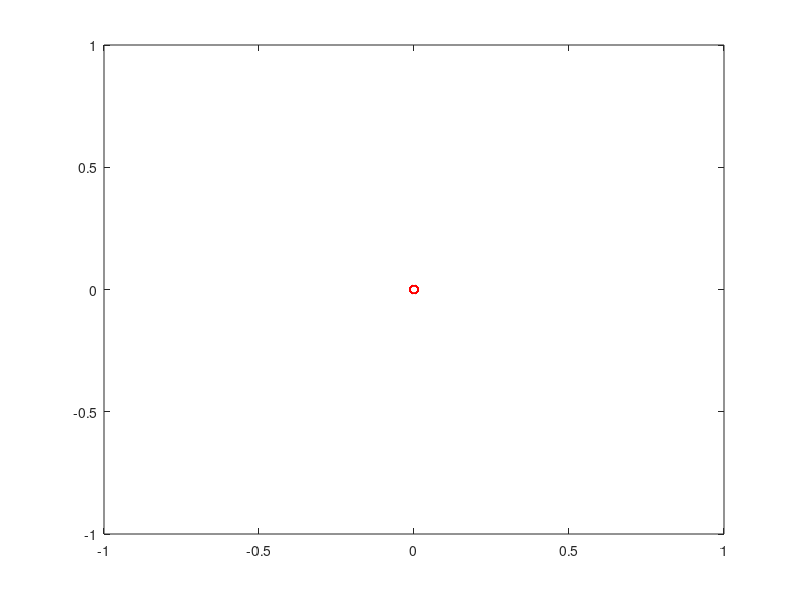

This figure's MATLAB source: (Note: this script raises an error after producing the figure.)
% Example 6.5
% Computational Statistics Handbook with MATLAB, 2nd Edition
% Wendy L. and Angel R. Martinez

% This is for the iris data
load iris
% Put data into one matrix.
x = [setosa;virginica;versicolor];  
% Set up vector of frequencies.
th = sqrt([2 3]);
% Set up other constants.
[n,d]=size(x);
% This is a small irrational number:
delt=eps*10^14; 
% Do the tour for some specified time steps.
maxit = 1000;					
cof = sqrt(2/d);
% Set up storage space for projection vectors.
a = zeros(d,1);
b = zeros(d,1);
z=zeros(n,2);

% Get an initial plot, so the tour can be implemented 
% using Handle Graphics.
Hlin1 = plot(z(1:50,1),z(1:50,2),'ro');
set(gcf,'backingstore','off')
set(gca,'Drawmode','fast')
hold on
Hlin2 = plot(z(51:100,1),z(51:100,2),'go');
Hlin3 = plot(z(101:150,1),z(101:150,2),'bo');
hold off
axis equal,axis vis3d,axis off

% Start the tour.
for t=0:delt:(delt*maxit)
		% Find the transformation vectors.
		for j=1:d/2
			a(2*(j-1)+1)=cof*sin(th(j)*t);
			a(2*j)=cof*cos(th(j)*t);
			b(2*(j-1)+1)=cof*cos(th(j)*t);
			b(2*j)=cof*(-sin(th(j)*t));
		end
		% Project onto the vectors.
		z(:,1)=x*a;
		z(:,2)=x*b;
		set(Hlin1,'xdata',z(1:50,1),'ydata',z(1:50,2))
		set(Hlin2,'xdata',z(51:100,1),'ydata',z(51:100,2))
		set(Hlin3,'xdata',z(101:150,1),'ydata',z(101:150,2))
		drawnow
end
